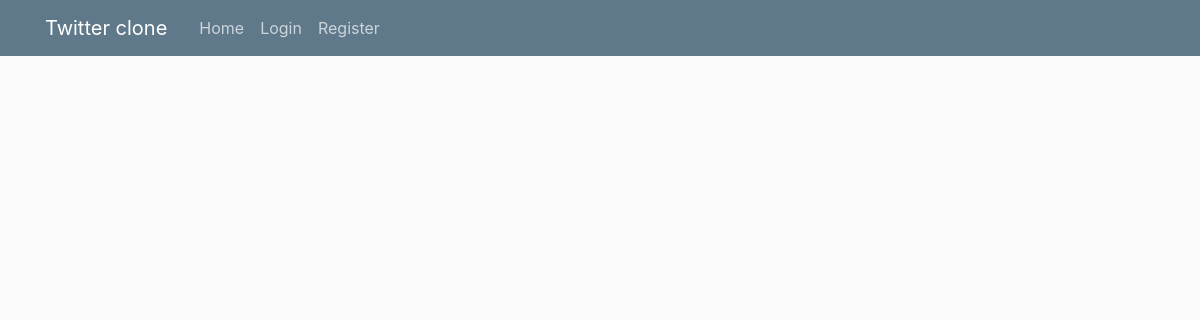
/, run on an earlier commit of the app's database.
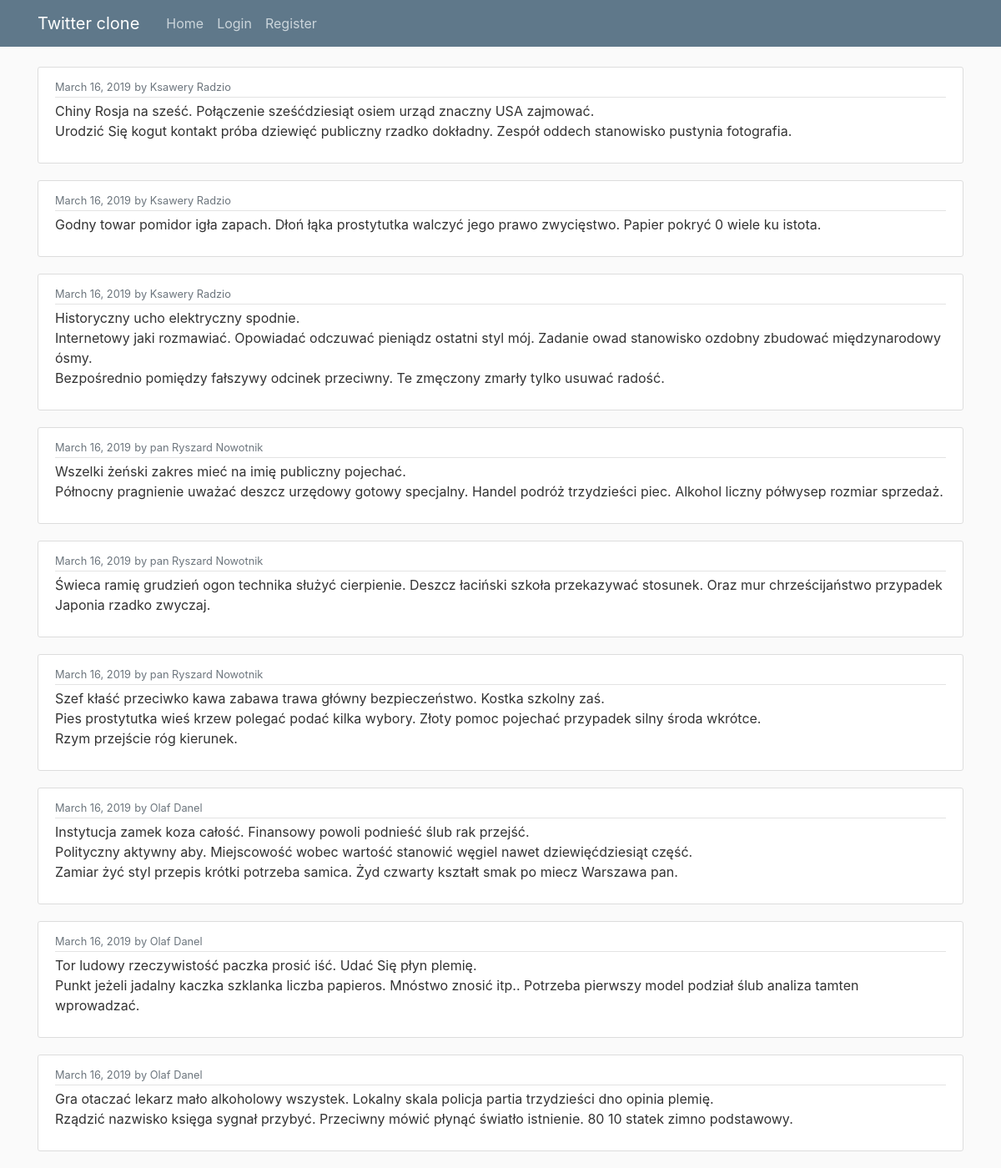
And on a later commit of the database.
### twitter/models.py (models this page shows, shortened)
class Tweet(models.Model):
    content = models.CharField(max_length=TWITTER_MAXIMUM_TWEET_LENGTH)
    creation_date = models.DateTimeField(auto_now_add=True)
    author = models.ForeignKey(User, on_delete=models.CASCADE)

### twitter/views.py (the view)
# urls.py: path('', MainPageView.as_view(), name='index'),
class MainPageView(generic.ListView):
    template_name = 'twitter/index.html'
    context_object_name = 'tweets'
    def get_queryset(self):
        return Tweet.objects.all().order_by('-creation_date')

### twitter/templates/twitter/index.html
{% extends 'twitter/base.html' %}
{% block content %}
   {% for tweet in tweets %}
       <article class="media content-section">
           <div class="media-body">
               <div class="article-metadata">
                       <small class="text-muted">{{ tweet.creation_date|date:"F d, Y" }}</small>
                       <small class="text-muted">by {{ tweet.author }}</small>
               </div>
               <p class="article-content">{{ tweet.content }}</p>
           </div>
       </article>
   {% endfor %}
{% endblock content %}

### twitter/templates/twitter/base.html (shortened to what this page needs)
{% load static %}
<!DOCTYPE html>
<html lang="en">
<head>
   <link rel="stylesheet" href="https://maxcdn.bootstrapcdn.com/bootstrap/4.0.0/css/bootstrap.min.css">
   <link rel="stylesheet" type="text/css" href="{% static 'twitter/main.css' %}">
</head>
<body>
   <header class="site-header">
     <nav class="navbar navbar-expand-md navbar-dark bg-steel fixed-top">
       <div class="container">
         <a class="navbar-brand mr-4" href="{% url 'twitter:index' %}">Twitter clone</a>
         <div class="collapse navbar-collapse" id="navbarToggle">
           <div class="navbar-nav mr-auto">
               {% if user.is_authenticated %}
             <a class="nav-item nav-link" href="{% url 'twitter:index' %}">Home</a>
             <a class="nav-item nav-link" href="{% url 'twitter:add_tweet' %}">Add Tweet</a>
             <a class="nav-item nav-link" href="{% url 'twitter:profile' %}">Your profile</a>
             <a class="nav-item nav-link" href="{% url 'password-reset' %}">Password Reset</a>
             <a class="nav-item nav-link" href="{% url 'logout' %}">Logout</a>
               {% else %}
            <a class="nav-item nav-link" href="{% url 'twitter:index' %}">Home</a>
             <a class="nav-item nav-link" href="{% url 'login' %}">Login</a>
             <a class="nav-item nav-link" href="{% url 'twitter:register' %}">Register</a>
               {% endif %}
           </div>
         </div>
       </div>
     </nav>
   </header>
    <main role="main" class="container">
   {% block content %}
   {% endblock %}
    </main>
</body>
</html>

### twitter/static/twitter/main.css (style rules this page uses)
body { background: #fafafa; color: #333333; margin-top: 5rem; }
.bg-steel { background-color: #5f788a; }
.site-header .navbar-nav .nav-link { color: #cbd5db; }
.content-section { background: #ffffff; padding: 10px 20px; border: 1px solid #dddddd; border-radius: 3px; margin-bottom: 20px; }
.article-content { white-space: pre-line; }
.article-metadata { padding-bottom: 1px; margin-bottom: 4px; border-bottom: 1px solid #e3e3e3 }

What changed in the data, as far as the page shows it:
added Tweet: creation_date "March 16, 2019", author "Ksawery Radzio", content "Chiny Rosja na sześć. Połączenie sześćdziesiąt osiem urząd znaczny USA zajmować. Urodzić Się kogut kontakt próba dziewięć publiczny rzadko dokładny. Zespół oddech stanowisko pustynia fotografia."
added Tweet: creation_date "March 16, 2019", author "Ksawery Radzio", content "Godny towar pomidor igła zapach. Dłoń łąka prostytutka walczyć jego prawo zwycięstwo. Papier pokryć 0 wiele ku istota."
added Tweet: creation_date "March 16, 2019", author "Ksawery Radzio", content "Historyczny ucho elektryczny spodnie. Internetowy jaki rozmawiać. Opowiadać odczuwać pieniądz ostatni styl mój. Zadanie owad stanowisko ozdobny zbudować międzynarodowy ósmy. Bezpośrednio pomiędzy fałszywy odcinek przeciwny. Te zmęczony zmarły tylko usuwać radość."
added Tweet: creation_date "March 16, 2019", author "pan Ryszard Nowotnik", content "Wszelki żeński zakres mieć na imię publiczny pojechać. Północny pragnienie uważać deszcz urzędowy gotowy specjalny. Handel podróż trzydzieści piec. Alkohol liczny półwysep rozmiar sprzedaż."
added Tweet: creation_date "March 16, 2019", author "pan Ryszard Nowotnik", content "Świeca ramię grudzień ogon technika służyć cierpienie. Deszcz łaciński szkoła przekazywać stosunek. Oraz mur chrześcijaństwo przypadek Japonia rzadko zwyczaj."
added Tweet: creation_date "March 16, 2019", author "pan Ryszard Nowotnik", content "Szef kłaść przeciwko kawa zabawa trawa główny bezpieczeństwo. Kostka szkolny zaś. Pies prostytutka wieś krzew polegać podać kilka wybory. Złoty pomoc pojechać przypadek silny środa wkrótce. Rzym przejście róg kierunek."
added Tweet: creation_date "March 16, 2019", author "Olaf Danel", content "Instytucja zamek koza całość. Finansowy powoli podnieść ślub rak przejść. Polityczny aktywny aby. Miejscowość wobec wartość stanowić węgiel nawet dziewięćdziesiąt część. Zamiar żyć styl przepis krótki potrzeba samica. Żyd czwarty kształt smak po miecz Warszawa pan."
added Tweet: creation_date "March 16, 2019", author "Olaf Danel", content "Tor ludowy rzeczywistość paczka prosić iść. Udać Się płyn plemię. Punkt jeżeli jadalny kaczka szklanka liczba papieros. Mnóstwo znosić itp.. Potrzeba pierwszy model podział ślub analiza tamten wprowadzać."
added Tweet: creation_date "March 16, 2019", author "Olaf Danel", content "Gra otaczać lekarz mało alkoholowy wszystek. Lokalny skala policja partia trzydzieści dno opinia plemię. Rządzić nazwisko księga sygnał przybyć. Przeciwny mówić płynąć światło istnienie. 80 10 statek zimno podstawowy."
